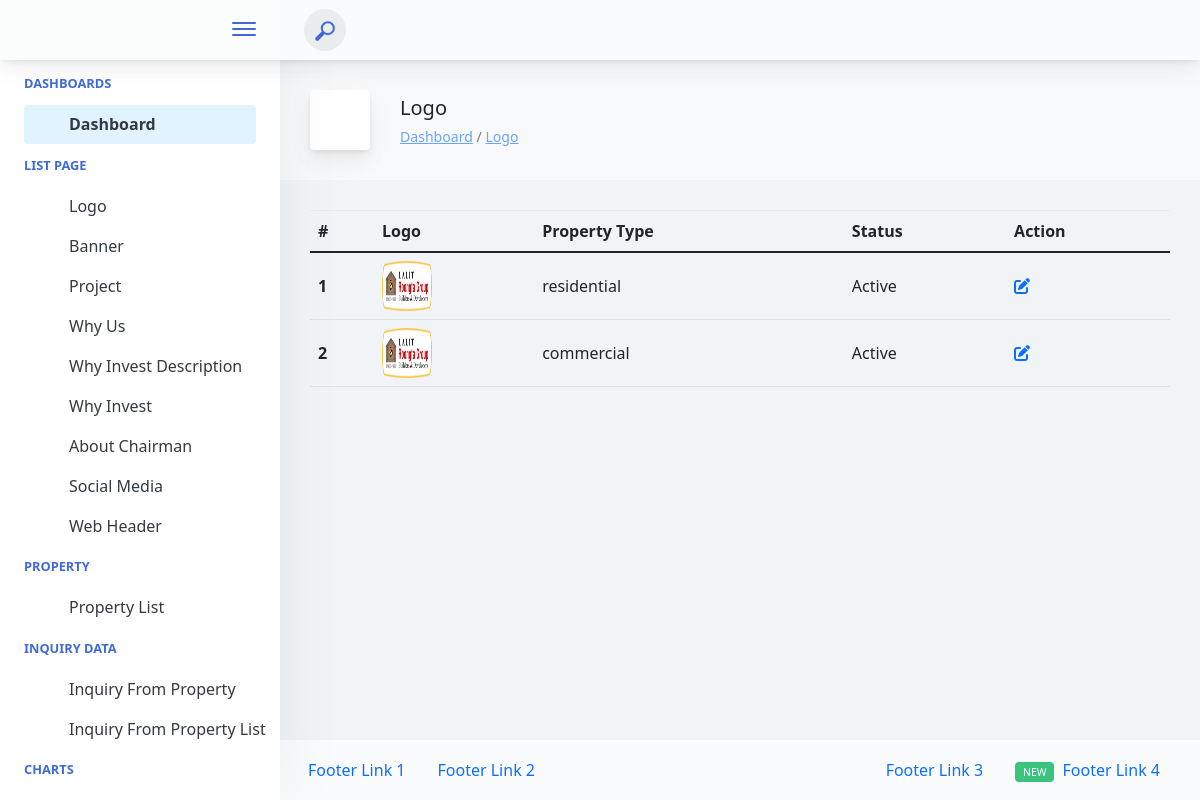
/admin/logo.php (signed in), run on the app's committed database.
### tables this page shows
CREATE TABLE `logo_img` (
  `id` int(11) NOT NULL,
  `image` text NOT NULL,
  `property_type` varchar(255) NOT NULL,
  `status` varchar(25) NOT NULL,
  `creation_on` datetime NOT NULL DEFAULT current_timestamp()
);

### admin/logo.php (the view, shortened to what this page needs)
<?php
include 'header.php';
?>
<div class="app-main__inner">
    <div class="app-page-title">
        <div class="page-title-wrapper">
            <div class="page-title-heading">
                <div class="page-title-icon">
                    <i class="pe-7s-car icon-gradient bg-mean-fruit">
                    </i>
                </div>
                <div>
                    Logo
                    <div class="page-title-subheading">
                        <a href="index.php">Dashboard</a> /
                        <a href="logo.php">Logo</a>
                    </div>
                </div>
            </div>
        </div>
    </div>
    <div>
    <table class="table">
      <thead>
        <tr>
          <th scope="col">#</th>
          <th scope="col">Logo</th>
          <th scope="col">Property Type</th>
          <th scope="col">Status</th>
          <th scope="col">Action</th>
        </tr>
      </thead>
      <tbody>
        <?php
        include 'includes/db_conn.php';
            $sql = "SELECT * FROM `logo_img`";
            $result = mysqli_query($conn , $sql);
              if(mysqli_num_rows($result) > 0) {
                  $serial_number = 1;
            while ($row = mysqli_fetch_assoc($result)) {
                    ?>
                <tr>
                    <th scope="row"><?php echo $serial_number++; ?></th>
                    <td><img src="<?php echo $row['image']; ?>" alt="logo_img Image" style="width: 50px; height: 50px;"></td>
                    <td><?php echo $row['property_type']; ?></td>
                    <td><?php echo $row['status']; ?></td>
                    <td>
                        <a href="logo_img_edit.php?id=<?php echo $row['id']; ?>"><i class="fa-solid fa-pen-to-square"></i></a>
                    </td>
                </tr>
            <?php
            }
            } else {
                echo "<tr><td colspan='5'>No records found</td></tr>";
            }
        ?>
    </tbody>
    </table>
    </div>
</div>
<?php
include 'footer.php';
?>

### admin/assets/css/style.css (style rules this page uses)
body { background-color: #f8f9fa; }

### data on the page
logo_img: image (picture), property_type "residential", status "Active"
logo_img: image (picture), property_type "commercial", status "Active"
